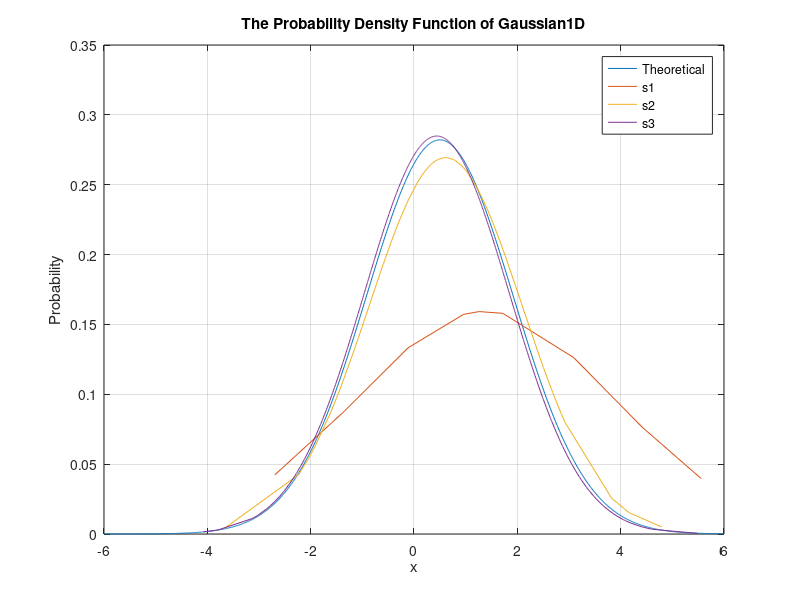

This figure's MATLAB source:
clc;
clear;
close all;
load Gaussian1D.mat;

m1 = mean(s1);
var1 = var(s1);
x1 = sort(s1);
norm1=normpdf(x1,m1,var1^0.5);

m2 = mean(s2);
var2 = var(s2);
x2 = sort(s2);
norm2 = normpdf(x2,m2,var2^0.5);

m3 = mean(s3);
var3 = var(s3);
x3 = sort(s3);
norm3 = normpdf(x3,m3,var3^0.5);

x0 =-6:0.01:6;
norm0 = normpdf(x0,0.5,2^0.5);

figure;
plot(x0,norm0,x1,norm1,x2,norm2,x3,norm3);
title('The Probability Density Function of Gaussian1D');
xlabel('x');ylabel('Probability');
legend('Theoretical','s1','s2','s3');
grid on;